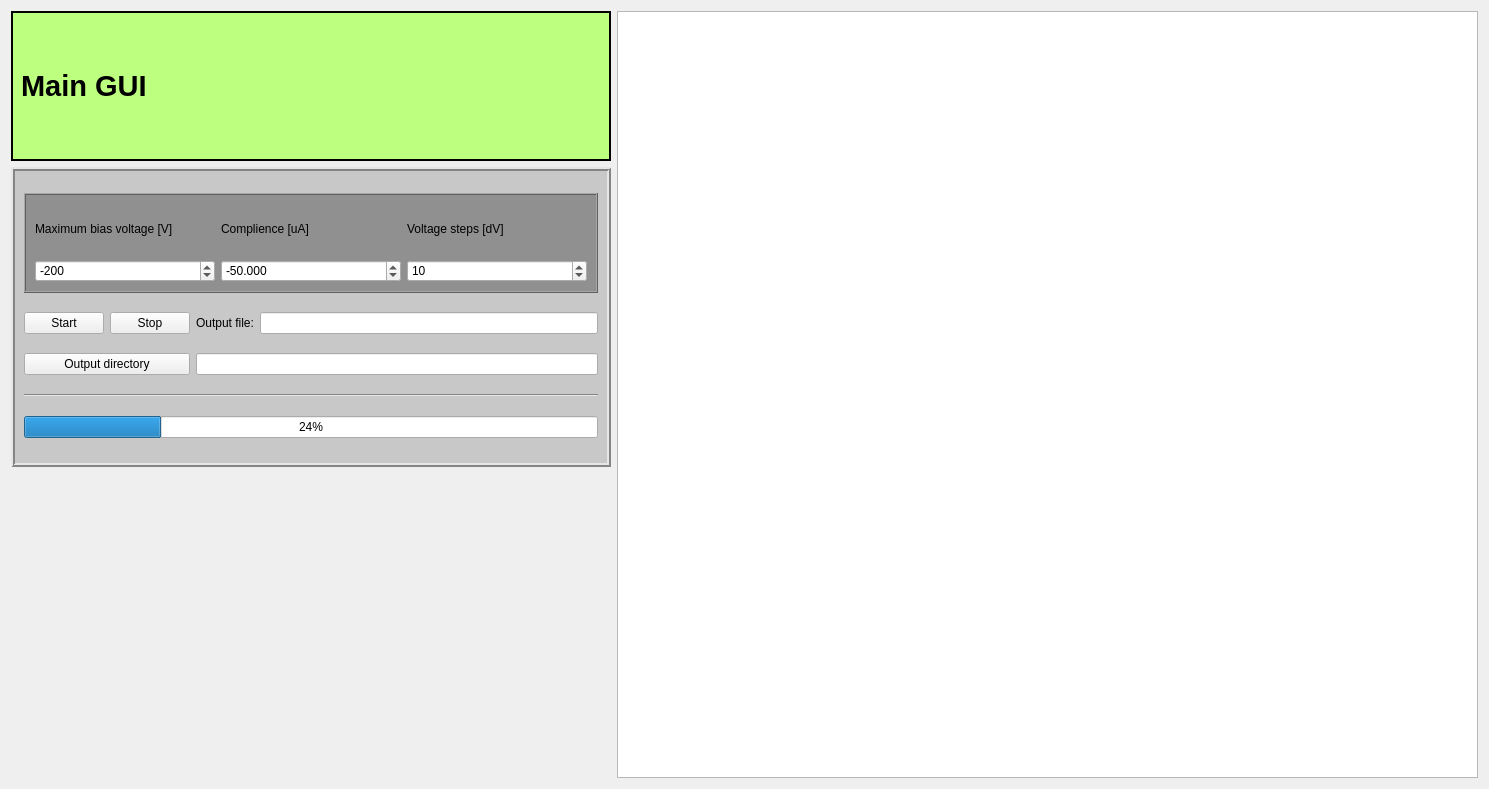
<?xml version="1.0" encoding="UTF-8"?>
<ui version="4.0">
 <class>Form</class>
 <widget class="QWidget" name="Form">
  <property name="geometry">
   <rect>
    <x>0</x>
    <y>0</y>
    <width>1489</width>
    <height>789</height>
   </rect>
  </property>
  <property name="windowTitle">
   <string>Form</string>
  </property>
  <layout class="QGridLayout" name="gridLayout_3">
   <item row="0" column="0">
    <widget class="QLabel" name="Title">
     <property name="sizePolicy">
      <sizepolicy hsizetype="Preferred" vsizetype="Fixed">
       <horstretch>0</horstretch>
       <verstretch>0</verstretch>
      </sizepolicy>
     </property>
     <property name="maximumSize">
      <size>
       <width>16777215</width>
       <height>150</height>
      </size>
     </property>
     <property name="font">
      <font>
       <pointsize>22</pointsize>
       <weight>75</weight>
       <bold>true</bold>
      </font>
     </property>
     <property name="autoFillBackground">
      <bool>false</bool>
     </property>
     <property name="styleSheet">
      <string notr="true">background-color: rgb(189, 255, 126);</string>
     </property>
     <property name="frameShape">
      <enum>QFrame::WinPanel</enum>
     </property>
     <property name="text">
      <string>Main GUI</string>
     </property>
     <property name="scaledContents">
      <bool>true</bool>
     </property>
    </widget>
   </item>
   <item row="0" column="1" rowspan="3">
    <widget class="PlotWidget" name="plot">
     <property name="sizePolicy">
      <sizepolicy hsizetype="Expanding" vsizetype="Expanding">
       <horstretch>0</horstretch>
       <verstretch>0</verstretch>
      </sizepolicy>
     </property>
     <property name="minimumSize">
      <size>
       <width>0</width>
       <height>0</height>
      </size>
     </property>
     <property name="font">
      <font>
       <pointsize>10</pointsize>
      </font>
     </property>
    </widget>
   </item>
   <item row="1" column="0">
    <widget class="QFrame" name="DoIVCVframe">
     <property name="maximumSize">
      <size>
       <width>600</width>
       <height>300</height>
      </size>
     </property>
     <property name="autoFillBackground">
      <bool>false</bool>
     </property>
     <property name="styleSheet">
      <string notr="true">QFrame { background : rgb(200, 200, 200) }  </string>
     </property>
     <property name="frameShape">
      <enum>QFrame::Box</enum>
     </property>
     <property name="frameShadow">
      <enum>QFrame::Raised</enum>
     </property>
     <property name="lineWidth">
      <number>2</number>
     </property>
     <layout class="QGridLayout" name="gridLayout_2">
      <item row="0" column="0" colspan="4">
       <widget class="QFrame" name="IV_settings_settings">
        <property name="maximumSize">
         <size>
          <width>16777215</width>
          <height>100</height>
         </size>
        </property>
        <property name="font">
         <font>
          <weight>75</weight>
          <bold>true</bold>
          <underline>false</underline>
         </font>
        </property>
        <property name="styleSheet">
         <string notr="true">QFrame { background :rgb(144, 144, 144) }</string>
        </property>
        <property name="frameShape">
         <enum>QFrame::Box</enum>
        </property>
        <property name="frameShadow">
         <enum>QFrame::Raised</enum>
        </property>
        <layout class="QGridLayout" name="gridLayout">
         <item row="1" column="2">
          <widget class="QLabel" name="voltages_steps_label">
           <property name="text">
            <string>Voltage steps [dV]</string>
           </property>
          </widget>
         </item>
         <item row="2" column="0">
          <widget class="QDoubleSpinBox" name="max_voltage_IV">
           <property name="decimals">
            <number>0</number>
           </property>
           <property name="minimum">
            <double>-1000.000000000000000</double>
           </property>
           <property name="maximum">
            <double>0.000000000000000</double>
           </property>
           <property name="singleStep">
            <double>10.000000000000000</double>
           </property>
           <property name="value">
            <double>-200.000000000000000</double>
           </property>
          </widget>
         </item>
         <item row="2" column="1">
          <widget class="QDoubleSpinBox" name="complience_IV">
           <property name="decimals">
            <number>3</number>
           </property>
           <property name="minimum">
            <double>-1000.000000000000000</double>
           </property>
           <property name="maximum">
            <double>0.000000000000000</double>
           </property>
           <property name="singleStep">
            <double>0.100000000000000</double>
           </property>
           <property name="value">
            <double>-50.000000000000000</double>
           </property>
          </widget>
         </item>
         <item row="1" column="1">
          <widget class="QLabel" name="complience_label_IV">
           <property name="text">
            <string>Complience [uA]</string>
           </property>
          </widget>
         </item>
         <item row="2" column="2">
          <widget class="QDoubleSpinBox" name="voltage_steps_IV">
           <property name="buttonSymbols">
            <enum>QAbstractSpinBox::UpDownArrows</enum>
           </property>
           <property name="decimals">
            <number>0</number>
           </property>
           <property name="maximum">
            <double>1000.000000000000000</double>
           </property>
           <property name="value">
            <double>10.000000000000000</double>
           </property>
          </widget>
         </item>
         <item row="1" column="0">
          <widget class="QLabel" name="max_voltage_label_IV">
           <property name="text">
            <string>Maximum bias voltage [V]</string>
           </property>
          </widget>
         </item>
        </layout>
       </widget>
      </item>
      <item row="1" column="0">
       <widget class="QPushButton" name="StartButton">
        <property name="text">
         <string>Start</string>
        </property>
       </widget>
      </item>
      <item row="1" column="1">
       <widget class="QPushButton" name="StopButton">
        <property name="text">
         <string>Stop</string>
        </property>
       </widget>
      </item>
      <item row="1" column="2">
       <widget class="QLabel" name="label">
        <property name="text">
         <string>Output file:</string>
        </property>
       </widget>
      </item>
      <item row="1" column="3">
       <widget class="QLineEdit" name="output_file"/>
      </item>
      <item row="2" column="0" colspan="2">
       <widget class="QPushButton" name="change_directory">
        <property name="text">
         <string>Output directory</string>
        </property>
       </widget>
      </item>
      <item row="2" column="2" colspan="2">
       <widget class="QLineEdit" name="output_directory">
        <property name="enabled">
         <bool>true</bool>
        </property>
        <property name="autoFillBackground">
         <bool>false</bool>
        </property>
        <property name="clearButtonEnabled">
         <bool>false</bool>
        </property>
       </widget>
      </item>
      <item row="3" column="0" colspan="4">
       <widget class="Line" name="line">
        <property name="orientation">
         <enum>Qt::Horizontal</enum>
        </property>
       </widget>
      </item>
      <item row="4" column="0" colspan="4">
       <widget class="QProgressBar" name="progressBar">
        <property name="value">
         <number>24</number>
        </property>
       </widget>
      </item>
     </layout>
    </widget>
   </item>
  </layout>
 </widget>
 <customwidgets>
  <customwidget>
   <class>PlotWidget</class>
   <extends>QGraphicsView</extends>
   <header>pyqtgraph</header>
  </customwidget>
 </customwidgets>
 <resources/>
 <connections/>
</ui>
